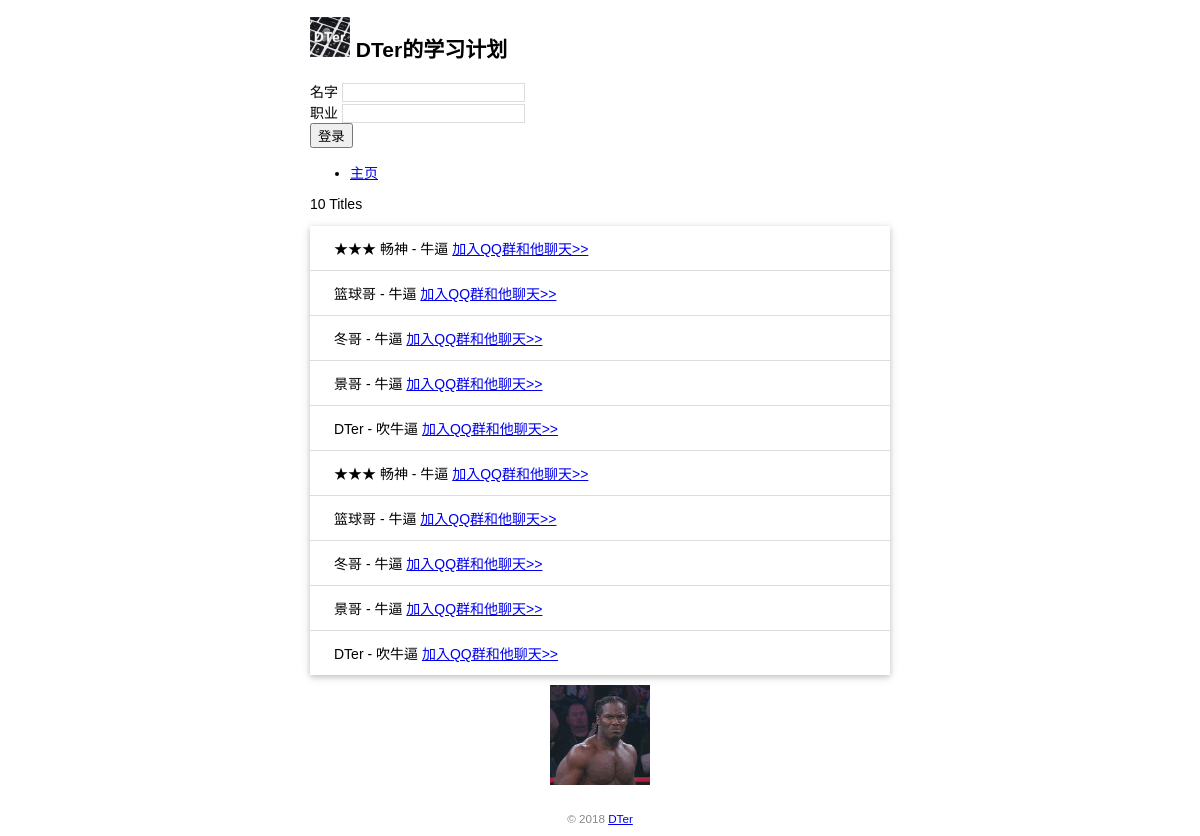
The page / on the database its author committed.
### app.py (models this page shows)
class User(db.Model):  # 表名将会是 user（自动生成，小写处理）
    id = db.Column(db.Integer, primary_key=True)  # 主键
    name = db.Column(db.String(20))  # 名字

class Movie(db.Model):  # 表名将会是 movie
    id = db.Column(db.Integer, primary_key=True)  # 主键
    title = db.Column(db.String(60))  # 电影标题
    year = db.Column(db.String(4))  # 电影年份

### app.py (the view)
@app.route('/')
def index():
    user = User.query.first()  # 读取用户记录
    movies = Movie.query.all()  # 读取所有电影记录
    return render_template('index.html', name=name, user=user, movies=movies)

### templates/index.html (shortened to what this page needs)
<!DOCTYPE html>
<html lang="en">
  <head>
    <link
      rel="stylesheet"
      href="{{ url_for('static', filename='style.css') }}"
      type="text/css"
    />
    {% extends 'base.html' %} {% block content %}
    <p>{{ movies|length }} Titles</p>
    <ul class="movie-list">
      {% for movie in movies %}
      <li>
        {% if movie.title == '畅神' %}
        <a>★★★</a>
        {% else %}
        <a></a>
        {% endif %} {{ movie.title }} - {{ movie.year }}
        <span class="float-right">
          <a
            class="imdb"
            href="https://www.imdb.com/find?q={{ movie.title }}"
            target="_blank"
            title="去看看"
            >加入QQ群和他聊天>></a
          >
        </span>
      </li>
      {% endfor %}
    </ul>
    <img
      alt="Walking Totoro"
      class="totoro"
      src="{{ url_for('static', filename='images/black.gif') }}"
      title="to~to~ro~"
    />
    {% endblock %}

### templates/base.html (shortened to what this page needs)
<!DOCTYPE html>
<html lang="en">
  <head>
    {% block head %}
    <link
      rel="stylesheet"
      href="{{ url_for('static', filename='style.css') }}"
      type="text/css"
    />
    {% endblock %}
  </head>
  <body>
    <h2>
      <img
        alt="Avatar"
        class="avatar"
        src="{{ url_for('static', filename='images/avatar.png') }}"
      />
      {{ user.name }}的学习计划
    </h2>
    <form method="post">
      <label for="name">名字</label>
      <input type="text" name="name" id="name" /><br />
      <label for="occupation">职业</label>
      <input type="text" name="occupation" id="occupation" /><br />
      <input type="submit" name="submit" value="登录" />
    </form>
    <nav>
      <ul>
        <li><a href="{{ url_for('index') }}">主页</a></li>
      </ul>
    </nav>
    {% block content %}{% endblock %}
    <footer>
      <small>&copy; 2018 <a href="http://helloflask.com/book/3">DTer</a></small>
    </footer>
  </body>
</html>

### static/style.css (style rules this page uses)
body { margin: auto; max-width: 580px; font-size: 14px; font-family: Helvetica, Arial, sans-serif; }
footer { color: #888; margin-top: 15px; text-align: center; padding: 10px; }
.avatar { width: 40px; }
.movie-list { list-style-type: none; padding: 0; margin-bottom: 10px; box-shadow: 0 2px 5px 0 rgba(0, 0, 0, 0.16), 0 2px 10px 0 rgba(0, 0, 0, 0.12); }
.movie-list li { padding: 12px 24px; border-bottom: 1px solid #ddd; }
.movie-list li:last-child { border-bottom: none; }
.totoro { display: block; margin: 0 auto; height: 100px; }
input[type=submit] { font-family: inherit; }
input[type=text] { border: 1px solid #ddd; }

### rows shown on the page
User: name "DTer"
Movie: title "畅神", year "牛逼"
Movie: title "篮球哥", year "牛逼"
Movie: title "冬哥", year "牛逼"
Movie: title "景哥", year "牛逼"
Movie: title "DTer", year "吹牛逼"
Movie: title "畅神", year "牛逼"
Movie: title "篮球哥", year "牛逼"
Movie: title "冬哥", year "牛逼"
Movie: title "景哥", year "牛逼"
Movie: title "DTer", year "吹牛逼"

### other values the page prints
{{ movies|length }} "10"
